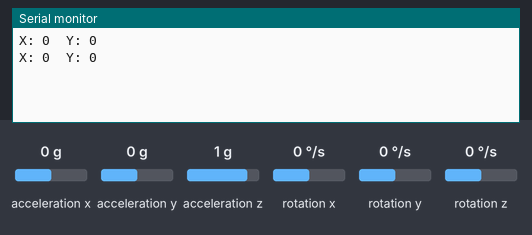
Recording of a sketch running on a simulated Arduino Uno, built with avr-gcc and run on an emulated ATmega328P. Shown: the last lines printed to the serial monitor. Inputs (shaded band) come from the test bench; at power-on: acceleration x 0 g, acceleration y 0 g, acceleration z 1 g, rotation x 0 °/s, rotation y 0 °/s, rotation z 0 °/s.

Above: at 1.2 s.
1.3 s: acceleration x set to -1.4 g
At 2.6 s:
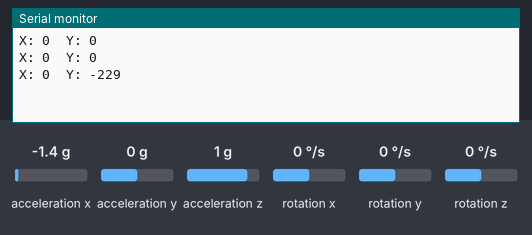
2.8 s: acceleration y set to -1.4 g
At 3.8 s:
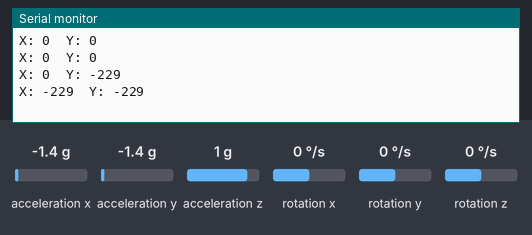
4.3 s: acceleration x set to -0.8 g
At 5.8 s:
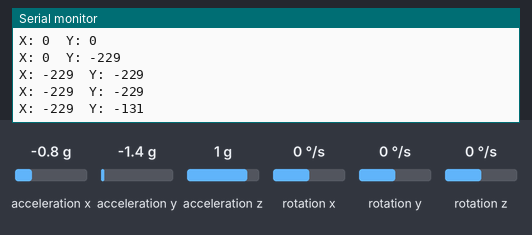
Timing chart, 0 to 7.3 s (numbered marks = the images above; inputs shaded):
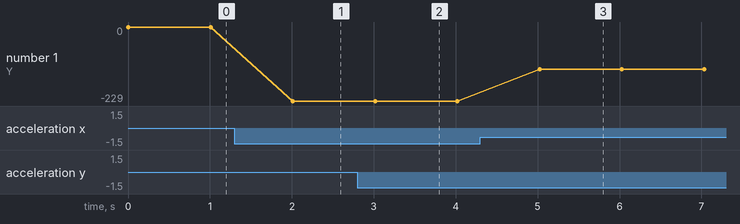

The sketch:

initial.ino
```cpp
#include "Wire.h"
#include "I2Cdev.h"
#include "MPU6050.h"

MPU6050 accelgyro;

int16_t ax, ay, az;
int16_t gx, gy, gz;

bool blinkState = false;

void setup()
{
  Wire.begin();
  Serial.begin(38400);

  accelgyro.initialize();
}

void loop()
{
  accelgyro.getMotion6(&ax, &ay, &az, &gx, &gy, &gz);
  Serial.print("X: ");
  Serial.print(ay/100);
  Serial.print("\tY: ");
  Serial.print(ax/100);
  Serial.println("\t");
  blinkState = !blinkState;

  delay(1000);
}
```

Measured:
- after the input at 1.3 s, the serial monitor: prints a new line after 0.71 s (image 1)
- after the input at 2.8 s, the serial monitor: prints a new line after 0.22 s (image 2)
- after the input at 4.3 s, the serial monitor: prints a new line after 0.73 s (image 3)
- plotted number 1: 0 → -229 after the input at 1.3 s, -229 → -131 after the input at 4.3 s
